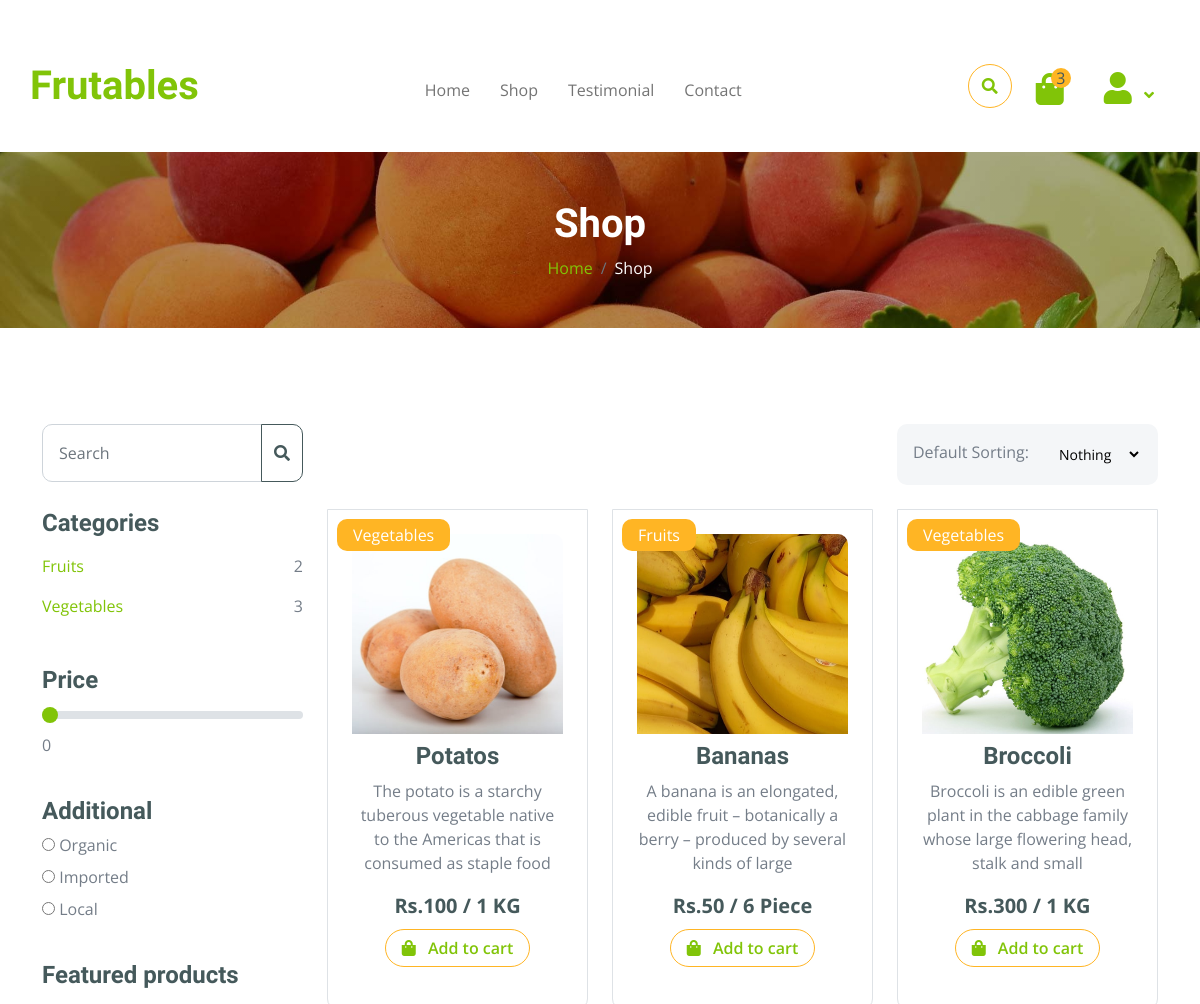
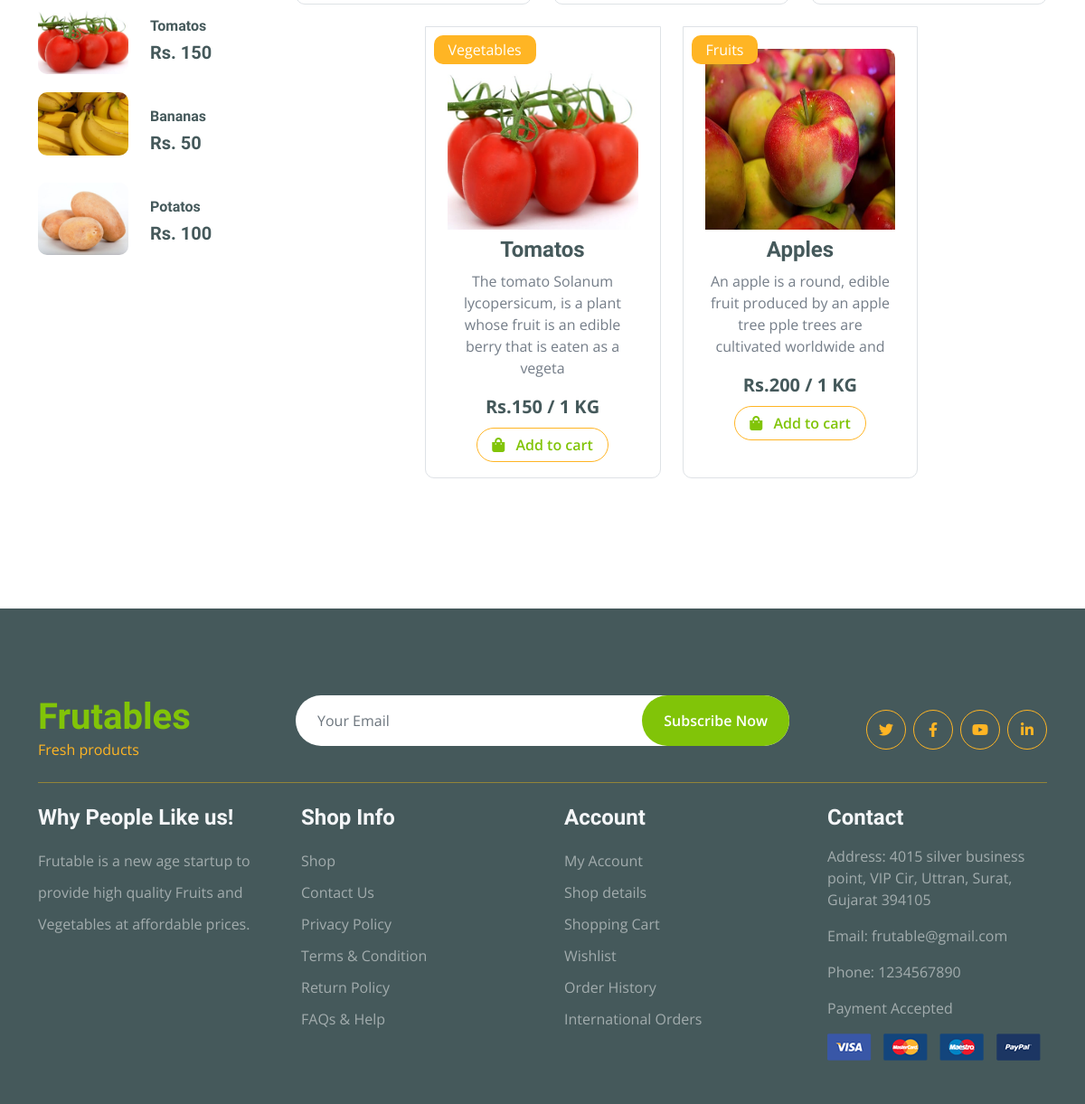
The app's page /shop/ with its own data (2 pictures, top to bottom).
### home/models.py (models this page shows, shortened)
class Contact(models.Model):
    name = models.CharField(max_length=100)
    discription = models.TextField(max_length=100)
    address = models.TextField(max_length=100)
    email = models.EmailField(max_length=100)
    number = models.IntegerField()
    url = models.CharField(max_length=1000)

class category(models.Model):
    name = models.CharField(max_length=10)
    def __str__(self):
        return self.name

class subcategory(models.Model):
    name = models.CharField(max_length=10)

class product(models.Model):
    name = models.CharField(max_length=50)
    discription = models.TextField(max_length=100)
    price = models.IntegerField()
    origin = models.CharField(max_length=100)
    weight = models.CharField(max_length=10)
    image = models.FileField(upload_to="product/")
    cat = models.ForeignKey(category , on_delete=models.CASCADE)
    quality = models.ForeignKey(subcategory , on_delete=models.CASCADE)

### home/views.py (the view)
# urls.py: path("shop/" , shop, name="shop"),
def shop(request):
    user = base(request)
    a = product.objects.all()
    b = category.objects.all()
    c = subcategory.objects.all()
    sor = set()
    fru = 0
    vege = 0
    d = product.objects.all().order_by('?')[:3]
    for i in a:
        if i.cat.name == "Fruits":
            fru += 1
        else:
            vege += 1
        sor.add(i.cat.name)
    if 'search' in request.POST:
        search = request.POST['text']
        a = product.objects.filter(name__icontains = search)
    context = {
        "row":user[0],
        "contact":user[1],
        "a":a,
        "b":b,
        "c":c,
        "d":d,
        "sor" : sor,
        "fru" : fru,
        "vege" : vege,
    }
    return render(request, "home/shop.html", context)

### home/templates/home/shop.html (shortened to what this page needs)
{% extends "base.html" %}
{% load static %}
{% block content %}
    <div class="container-fluid page-header py-5">
        <h1 class="text-center text-white display-6">Shop</h1>
        <ol class="breadcrumb justify-content-center mb-0">
            <li class="breadcrumb-item"><a href="{% url "home" %}">Home</a></li>
            <li class="breadcrumb-item active text-white">Shop</li>
        </ol>
    </div>
    <div class="container-fluid fruite py-5">
        <div class="container py-5">
            <div class="row g-4">
                <div class="col-lg-12">
                    <div class="row g-4">
                        <div class="col-xl-3">
                            <form method="post">
                                <div class="input-group w-100 mx-auto d-flex">
                                    <input type="search" class="form-control p-3" value="" name="text" placeholder="Search">
                                    <button class="btn btn-outline-dark" type="submit" name="search">
                                        <i class="fa fa-search"></i>
                                    </button>
                                </div>
                            </form>
                        </div>
                        <div class="col-6"></div>
                        <div class="col-xl-3">
                            <div class="bg-light ps-3 py-3 rounded d-flex justify-content-between mb-4">
                                <label for="fruits">Default Sorting:</label>
                                <select id="fruits" name="fruitlist" class="border-0 form-select-sm bg-light me-3" form="fruitform">
                                    <option value="volvo">Nothing</option>
                                </select>
                            </div>
                        </div>
                    </div>
                    <div class="row g-4">
                        <div class="col-lg-3">
                            <div class="row g-4">
                                <div class="col-lg-12">
                                    <div class="mb-3">
                                        <h4>Categories</h4>
                                        <ul class="list-unstyled fruite-categorie">
                                            {% for row in sor %}
                                            <li>
                                                <div class="d-flex justify-content-between fruite-name">
                                                    <a href="/{{row}}/">{{row}}</a>
                                                    {% if row == "Fruits" %}
                                                    <span>{{fru}}</span>
                                                    {% else %}
                                                    <span>{{vege}}</span>
                                                    {% endif %}
                                                </div>
                                            </li>
                                            {% endfor %}
                                        </ul>
                                    </div>
                                </div>
                                <div class="col-lg-12">
                                    <div class="mb-3">
                                        <h4 class="mb-2">Price</h4>
                                        <input type="range" class="form-range w-100" id="rangeInput" name="rangeInput" min="0" max="500" value="0" oninput="amount.value=rangeInput.value">
                                        <output id="amount" name="amount" min-velue="0" max-value="500" for="rangeInput">0</output><br>
                                    </div>
                                </div>
                                <div class="col-lg-12">
                                    <div class="mb-3">
                                        <h4>Additional</h4>
                                        <form action="" method="post">
                                        {% for row in c %}
                                            <div class="mb-2">
                                                <input type="radio" id="option1" name="choice" value="{{row.name}}">
                                                <label>{{row.name}}</label>
                                            </div>
                                        {% endfor %}
                                        </form>
                                    </div>
                                </div>
                                <div class="col-lg-12">
                                    <h4 class="mb-3">Featured products</h4>
                                    {% for row in d %}
                                    <div class="d-flex align-items-center justify-content-start">
                                        <div class="rounded me-4" style="width: 100px; height: 100px;">
                                            <a href="#">
                                                <img src="{{row.image.url}}" class="img-fluid rounded" alt="">
                                            </a>
                                        </div>
                                        <div>
                                            <h6 class="mb-2">{{row.name}}</h6>
                                            <div class="d-flex mb-2">
                                                <h5 class="fw-bold me-2">Rs. {{row.price}}</h5>
                                            </div>
                                        </div>
                                    </div>
                                    {% endfor %}
                                </div>
                            </div>
                        </div>
                        <div class="col-lg-9">
                            <div class="row g-4 justify-content-center">
                                {% for row in a %}
                                <div class="col-md-6 col-lg-6 col-xl-4">
                                    <div class="rounded position-relative fruite-item">
                                        <div class="text-white bg-secondary px-3 py-1 rounded position-absolute" style="top: 10px; left: 10px;">{{row.cat}}</div>
                                        <div class="p-4 border border-left-1 rounded-bottom" style="height:500px;">
                                            <a href="{% url "product_detail" row.id %}">
                                                <img src="{{row.image.url}}" class="w-100 rounded-top" height="200px" alt="">
                                            </a>
                                            <h4 class="text-center mt-2">{{row.name}}</h4>
                                            <p class="text-center">{{row.discription}}</p>
                                            <div class="d-flex justify-content-center flex-lg-wrap">
                                                <p class="text-dark fs-5 fw-bold mb-2">Rs.{{row.price}} / {{row.weight}}</p>
                                                <a href="{% url "cart1" row.id %}" class="btn border border-secondary rounded-pill px-3 text-primary">
                                                    <i class="fa fa-shopping-bag me-2 text-primary"></i> Add to cart
                                                </a>
                                            </div>
                                        </div>
                                    </div>
                                </div>
                                {% endfor %}
                            </div>
                        </div>
                    </div>
                </div>
            </div>
        </div>
    </div>
{% endblock %}

### home/templates/base.html (shortened to what this page needs)
{% load static %}
<!DOCTYPE html>
<html lang="en">
<head>
    <link rel="stylesheet" href="https://use.fontawesome.com/releases/v5.15.4/css/all.css"/>
    <link href="https://cdn.jsdelivr.net/npm/bootstrap-icons@1.4.1/font/bootstrap-icons.css" rel="stylesheet">
    <link href="{% static "lib/lightbox/css/lightbox.min.css" %}" rel="stylesheet">
    <link href="{% static "lib/owlcarousel/assets/owl.carousel.min.css" %}" rel="stylesheet">
    <link href="{% static "css/bootstrap.min.css" %}" rel="stylesheet">
    <link href="{% static "css/style.css" %}" rel="stylesheet">
</head>
<body>
    <div class="container-fluid fixed-top">
        <div class="container topbar  d-none d-lg-block">
        </div>
        <div class="container px-0">
            <nav class="navbar navbar-light bg-white navbar-expand-xl">
                <a href="{% url "home" %}" class="navbar-brand"><h1 class="text-primary display-6">{{contact.name}}</h1></a>
                <div class="collapse navbar-collapse bg-white" id="navbarCollapse">
                    <div class="navbar-nav mx-auto">
                        <a href="{% url "home" %}" class="nav-item nav-link">Home</a>
                        <a href="{% url "shop" %}" class="nav-item nav-link">Shop</a>
                        <a href="{% url "testimonial" %}" class="nav-item nav-link">Testimonial</a>
                        <a href="{% url "contact" %}" class="nav-item nav-link">Contact</a>
                    </div>
                    <div class="d-flex m-3 me-0">
                        <button class="btn-search btn border border-secondary btn-md-square rounded-circle bg-white me-4" data-bs-toggle="modal" data-bs-target="#searchModal"><i class="fas fa-search text-primary"></i></button>
                        <a href="{% url "cart" %}" class="position-relative me-4 my-auto">
                            <i class="fa fa-shopping-bag fa-2x"></i>
                            <span class="position-absolute bg-secondary rounded-circle d-flex align-items-center justify-content-center text-dark px-1" style="top: -5px; left: 15px; height: 20px; min-width: 20px;">3</span>
                        </a>
                            <div class="nav-item dropdown">
                                <a href="" class="nav-link dropdown-toggle" data-bs-toggle="dropdown">
                                    <i class="fas fa-user fa-2x"></i>
                                </a>
                        </div>
                    </div>
                </div>
            </nav>
        </div>
    </div>
    {% block content %}
    {% endblock %}
    <div class="container-fluid bg-dark text-white-50 footer pt-5 mt-5">
        <div class="container py-5">
            <div class="pb-4 mb-4" style="border-bottom: 1px solid rgba(226, 175, 24, 0.5) ;">
                <div class="row g-4">
                    <div class="col-lg-3">
                            <h1 class="text-primary mb-0">{{contact.name}}</h1>
                            <p class="text-secondary mb-0">Fresh products</p>
                    </div>
                    <div class="col-lg-6">
                        <div class="position-relative mx-auto">
                            <input class="form-control border-0 w-100 py-3 px-4 rounded-pill" type="number" placeholder="Your Email">
                            <button type="submit" class="btn btn-primary border-0 border-secondary py-3 px-4 position-absolute rounded-pill text-white" style="top: 0; right: 0;">Subscribe Now</button>
                        </div>
                    </div>
                    <div class="col-lg-3">
                        <div class="d-flex justify-content-end pt-3">
                            <a class="btn  btn-outline-secondary me-2 btn-md-square rounded-circle" href=""><i class="fab fa-twitter"></i></a>
                            <a class="btn btn-outline-secondary me-2 btn-md-square rounded-circle" href=""><i class="fab fa-facebook-f"></i></a>
                            <a class="btn btn-outline-secondary me-2 btn-md-square rounded-circle" href=""><i class="fab fa-youtube"></i></a>
                            <a class="btn btn-outline-secondary btn-md-square rounded-circle" href=""><i class="fab fa-linkedin-in"></i></a>
                        </div>
                    </div>
                </div>
            </div>
            <div class="row g-5">
                <div class="col-lg-3 col-md-6">
                    <div class="footer-item">
                        <h4 class="text-light mb-3">Why People Like us!</h4>
                        <p class="mb-4">{{contact.discription}}</p>
                    </div>
                </div>
                <div class="col-lg-3 col-md-6">
                    <div class="d-flex flex-column text-start footer-item">
                        <h4 class="text-light mb-3">Shop Info</h4>
                        <a class="btn-link" href="">Shop</a>
                        <a class="btn-link" href="">Contact Us</a>
                        <a class="btn-link" href="">Privacy Policy</a>
                        <a class="btn-link" href="">Terms & Condition</a>
                        <a class="btn-link" href="">Return Policy</a>
                        <a class="btn-link" href="">FAQs & Help</a>
                    </div>
                </div>
                <div class="col-lg-3 col-md-6">
                    <div class="d-flex flex-column text-start footer-item">
                        <h4 class="text-light mb-3">Account</h4>
                        <a class="btn-link" href="">My Account</a>
                        <a class="btn-link" href="">Shop details</a>
                        <a class="btn-link" href="">Shopping Cart</a>
                        <a class="btn-link" href="">Wishlist</a>
                        <a class="btn-link" href="">Order History</a>
                        <a class="btn-link" href="">International Orders</a>
                    </div>
                </div>
                <div class="col-lg-3 col-md-6">
                    <div class="footer-item">
                        <h4 class="text-light mb-3">Contact</h4>
                        <p>Address: {{contact.address}}</p>
                        <p>Email: {{contact.email}}</p>
                        <p>Phone: {{contact.number}}</p>
                        <p>Payment Accepted</p>
                        <img src="{% static "img/payment.png" %}" class="img-fluid" alt="">
                    </div>
                </div>
            </div>
        </div>
    </div>
</body>
</html>

### records on screen
Contact: name "Frutables", discription "Frutable is a new age startup to provide high quality Fruits and Vegetables at affordable prices.", address "4015 silver business point, VIP Cir, Uttran, Surat, Gujarat 394105", email "frutable@gmail.com", number "1234567890"
category: sor "Fruits"
category: sor "Vegetables"
subcategory: name "Organic"
subcategory: name "Imported"
subcategory: name "Local"
product: image (picture), name "Tomatos", price "150", cat "Vegetables", discription "The tomato Solanum lycopersicum, is a plant whose fruit is an edible berry that is eaten as a vegeta", weight "1 KG"
product: image (picture), name "Bananas", price "50", cat "Fruits", discription "A banana is an elongated, edible fruit – botanically a berry – produced by several kinds of large", weight "6 Piece"
product: image (picture), name "Potatos", price "100", cat "Vegetables", discription "The potato is a starchy tuberous vegetable native to the Americas that is consumed as staple food", weight "1 KG"
product: cat "Vegetables", image (picture), name "Broccoli", discription "Broccoli is an edible green plant in the cabbage family whose large flowering head, stalk and small", price "300", weight "1 KG"
product: cat "Fruits", image (picture), name "Apples", discription "An apple is a round, edible fruit produced by an apple tree pple trees are cultivated worldwide and", price "200", weight "1 KG"

### other values on screen
{{ fru }} "2"
{{ vege }} "3"
